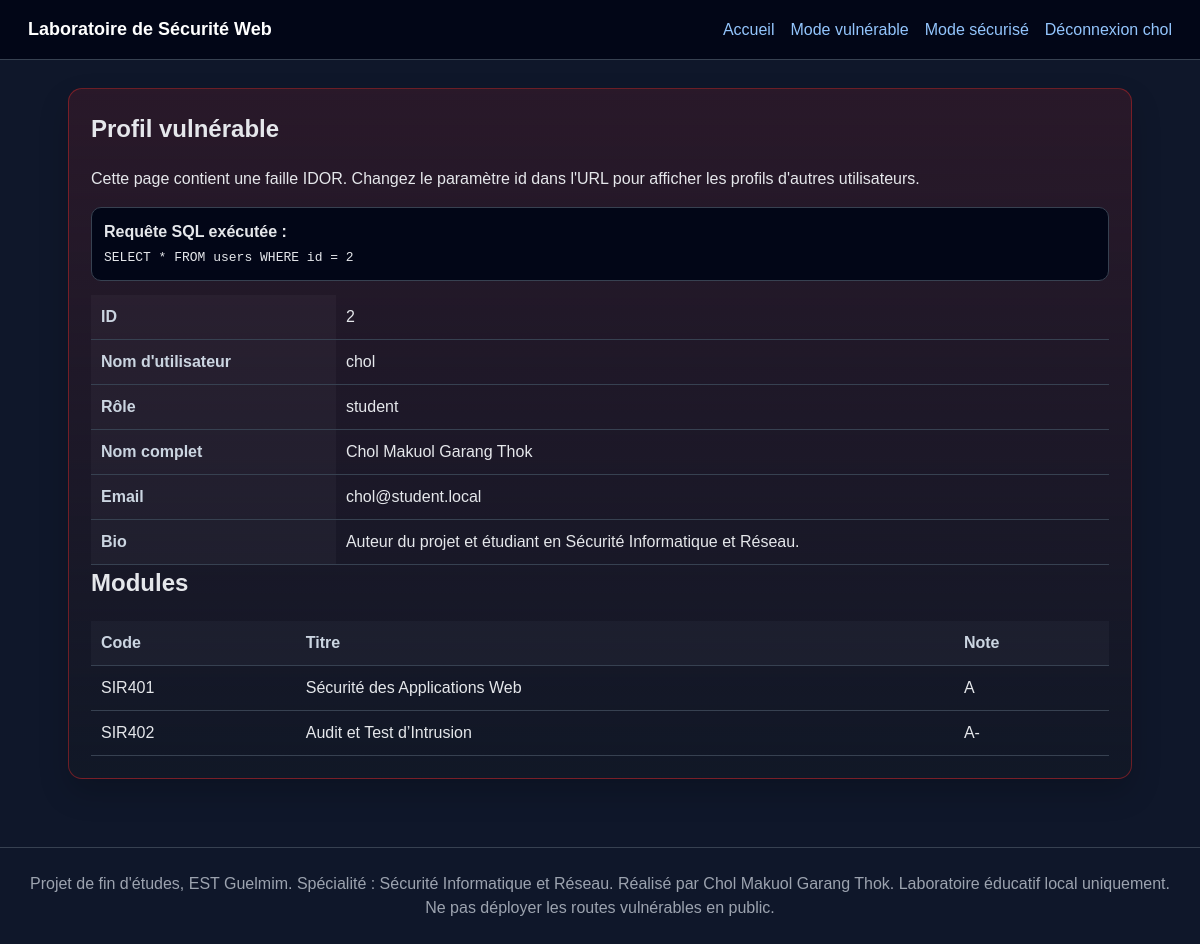
/vuln/profile (signed in), run on the app's committed database.
### tables this page shows
CREATE TABLE users (
            id INTEGER PRIMARY KEY AUTOINCREMENT,
            username TEXT UNIQUE NOT NULL,
            password_plain TEXT,
            password_hash TEXT,
            role TEXT NOT NULL DEFAULT 'student',
            full_name TEXT NOT NULL,
            email TEXT NOT NULL,
            bio TEXT DEFAULT ''
        );

CREATE TABLE courses (
            id INTEGER PRIMARY KEY AUTOINCREMENT,
            code TEXT NOT NULL,
            title TEXT NOT NULL,
            owner_id INTEGER NOT NULL,
            grade TEXT DEFAULT 'N/A',
            FOREIGN KEY(owner_id) REFERENCES users(id)
        );

### app.py (the view)
@app.route("/vuln/profile")
@login_required("vuln")
def vuln_profile():
    user_id = request.args.get("id", session.get("user_id"))
    query = f"SELECT * FROM users WHERE id = {user_id}"
    try:
        user = get_db().execute(query).fetchone()
    except sqlite3.Error as exc:
        flash(f"Erreur SQL : {exc}", "danger")
        user = None
    if not user:
        abort(404)
    courses = get_db().execute("SELECT * FROM courses WHERE owner_id = ?", (user["id"],)).fetchall()
    return render_template("vuln_profile.html", profile=user, courses=courses, raw_query=query)

### app.py (called while the page is built)
def get_db():
    if "db" not in g:
        g.db = sqlite3.connect(app.config["DATABASE"])
        g.db.row_factory = sqlite3.Row
    return g.db

@app.before_request
def ensure_db_exists():
    if not DB_PATH.exists():
        init_db(reset=False)

@app.after_request
def add_security_headers(response):
    response.headers.setdefault("X-Content-Type-Options", "nosniff")
    response.headers.setdefault("X-Frame-Options", "DENY")
    response.headers.setdefault("Referrer-Policy", "strict-origin-when-cross-origin")
    if request.path.startswith("/secure"):
        response.headers.setdefault("Content-Security-Policy", "default-src 'self'; img-src 'self' data:; style-src 'self' 'unsafe-inline'")
    return response

def login_required(mode=None):
    def decorator(view):
        @wraps(view)
        def wrapped(*args, **kwargs):
            if not session.get("user_id"):
                flash("Veuillez vous connecter d’abord.", "warning")
                target = "vuln_login" if mode == "vuln" else "secure_login"
                return redirect(url_for(target))
            if mode and session.get("mode") != mode:
                flash("Veuillez vous connecter au bon mode du laboratoire.", "warning")
                target = "vuln_login" if mode == "vuln" else "secure_login"
                return redirect(url_for(target))
            return view(*args, **kwargs)
        return wrapped
    return decorator

### Laboratoire de Sécurité Web/templates/vuln_profile.html
{% extends "base.html" %}
{% block content %}
<section class="card danger-card">
    <h1>Profil vulnérable</h1>
    <p>Cette page contient une faille IDOR. Changez le paramètre id dans l'URL pour afficher les profils d'autres utilisateurs.</p>
    <div class="codebox"><strong>Requête SQL exécutée :</strong><br><code>{{ raw_query }}</code></div>
    <table>
        <tr><th>ID</th><td>{{ profile['id'] }}</td></tr>
        <tr><th>Nom d'utilisateur</th><td>{{ profile['username'] }}</td></tr>
        <tr><th>Rôle</th><td>{{ profile['role'] }}</td></tr>
        <tr><th>Nom complet</th><td>{{ profile['full_name'] }}</td></tr>
        <tr><th>Email</th><td>{{ profile['email'] }}</td></tr>
        <tr><th>Bio</th><td>{{ profile['bio'] }}</td></tr>
    </table>
    <h2>Modules</h2>
    <table>
        <thead><tr><th>Code</th><th>Titre</th><th>Note</th></tr></thead>
        <tbody>{% for c in courses %}<tr><td>{{ c['code'] }}</td><td>{{ c['title'] }}</td><td>{{ c['grade'] }}</td></tr>{% endfor %}</tbody>
    </table>
</section>
{% endblock %}

### Laboratoire de Sécurité Web/templates/base.html (shortened to what this page needs)
<!doctype html>
<html lang="fr">
<head>
    <link rel="stylesheet" href="{{ url_for('static', filename='style.css') }}">
</head>
<body>
<header class="topbar">
    <div class="brand"><a href="{{ url_for('index') }}">Laboratoire de Sécurité Web</a></div>
    <nav>
        <a href="{{ url_for('index') }}">Accueil</a>
        <a href="{{ url_for('vuln_login') }}">Mode vulnérable</a>
        <a href="{{ url_for('secure_login') }}">Mode sécurisé</a>
        {% if session.get('user_id') %}
            <a href="{{ url_for('logout') }}">Déconnexion {{ session.get('username') }}</a>
        {% endif %}
    </nav>
</header>
<main class="container">
    {% block content %}{% endblock %}
</main>
<footer class="footer">
    Projet de fin d'études, EST Guelmim. Spécialité : Sécurité Informatique et Réseau. Réalisé par Chol Makuol Garang Thok. Laboratoire éducatif local uniquement. Ne pas déployer les routes vulnérables en public.
</footer>
</body>
</html>

### Laboratoire de Sécurité Web/static/style.css (style rules this page uses)
:root { --bg: #0f172a; --panel: #111827; --panel2: #1f2937; --text: #e5e7eb; --muted: #9ca3af; --line: #374151; --safe: #16a34a; --safe2: rgba(22, 163, 74, .12); --danger: #dc2626; --danger2: rgba(220, 38, 38, .13); --blue: #2563eb; }
* { box-sizing: border-box; }
body { margin: 0; font-family: Arial, Helvetica, sans-serif; background: var(--bg); color: var(--text); line-height: 1.5; }
a { color: #93c5fd; text-decoration: none; }
.topbar { display: flex; justify-content: space-between; align-items: center; padding: 16px 28px; background: #020617; border-bottom: 1px solid var(--line); position: sticky; top: 0; }
.brand a { color: white; font-weight: 800; font-size: 18px; }
nav { display: flex; gap: 16px; flex-wrap: wrap; }
.container { max-width: 1120px; margin: 0 auto; padding: 28px; }
h1, h2, h3 { margin-top: 0; }
.card, .lab-header { background: var(--panel); border: 1px solid var(--line); border-radius: 14px; padding: 22px; box-shadow: 0 14px 30px rgba(0,0,0,.18); margin-bottom: 20px; }
.danger-card { border-color: rgba(220, 38, 38, .45); background: linear-gradient(180deg, var(--danger2), var(--panel)); }
table { width: 100%; border-collapse: collapse; margin-top: 12px; overflow: hidden; }
th, td { border-bottom: 1px solid var(--line); padding: 10px; text-align: left; vertical-align: top; }
th { color: #cbd5e1; background: rgba(255,255,255,.03); }
.codebox { background: #020617; border: 1px solid var(--line); border-radius: 10px; padding: 12px; overflow-x: auto; margin: 14px 0; }
.footer { color: var(--muted); text-align: center; padding: 24px; border-top: 1px solid var(--line); margin-top: 20px; }

### data on the page
users: get "chol", id "2", username "chol", role "student", full_name "Chol Makuol Garang Thok", email "chol@student.local", bio "Auteur du projet et étudiant en Sécurité Informatique et Réseau."
courses: code "SIR401", title "Sécurité des Applications Web", grade "A"
courses: code "SIR402", title "Audit et Test d’Intrusion", grade "A-"

### other printed values
{{ raw_query }} "SELECT * FROM users WHERE id = 2"
